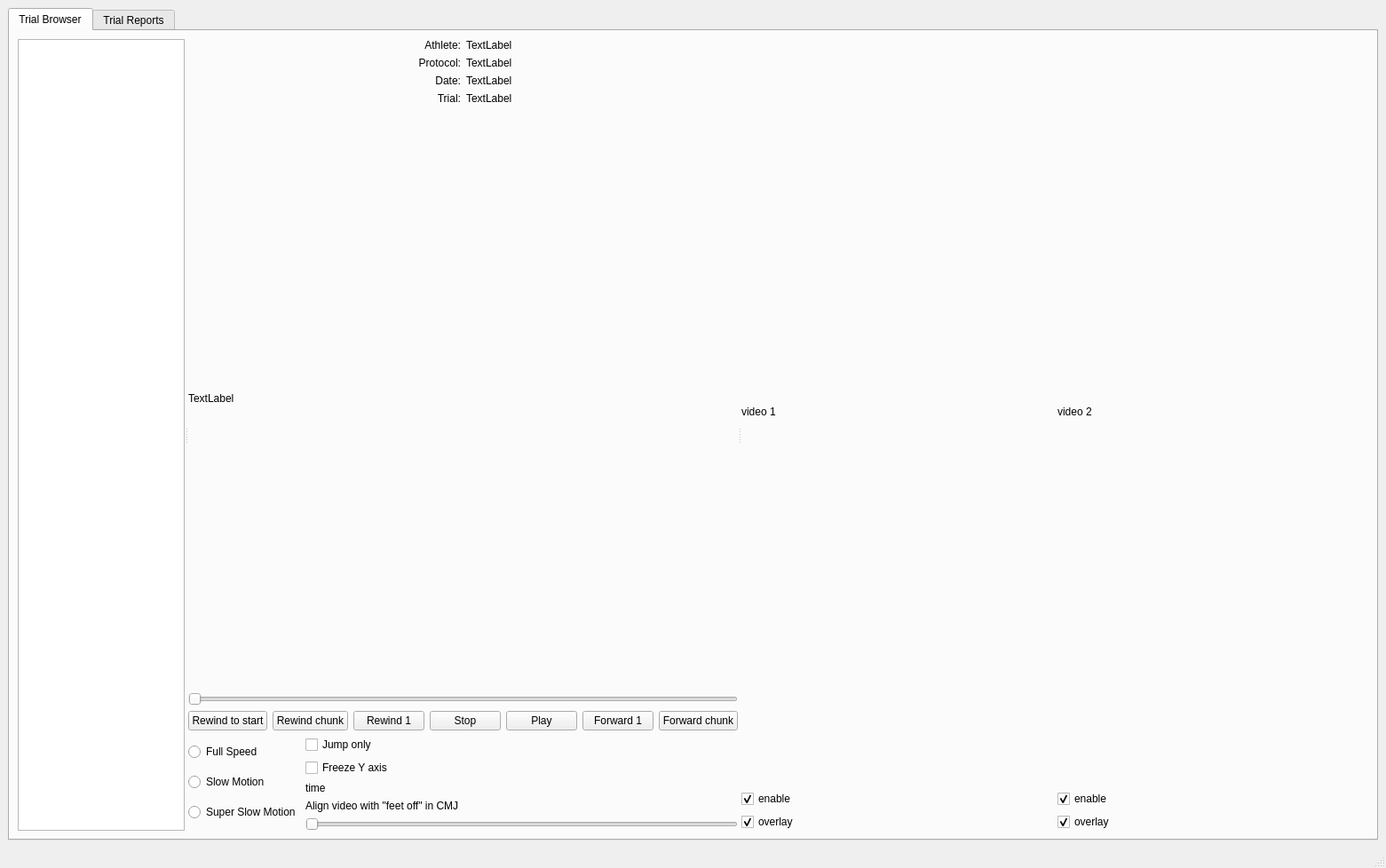
<?xml version="1.0" encoding="UTF-8"?>
<ui version="4.0">
 <class>MainAnalyticsWindow</class>
 <widget class="QMainWindow" name="MainAnalyticsWindow">
  <property name="geometry">
   <rect>
    <x>0</x>
    <y>0</y>
    <width>1561</width>
    <height>978</height>
   </rect>
  </property>
  <property name="windowTitle">
   <string>MainWindow</string>
  </property>
  <widget class="QWidget" name="centralwidget">
   <layout class="QHBoxLayout" name="horizontalLayout_3">
    <item>
     <widget class="QTabWidget" name="tabWidget">
      <property name="currentIndex">
       <number>0</number>
      </property>
      <widget class="QWidget" name="tab_trial_browser">
       <attribute name="title">
        <string>Trial Browser</string>
       </attribute>
       <layout class="QHBoxLayout" name="horizontalLayout">
        <item>
         <widget class="QSplitter" name="splitter">
          <property name="enabled">
           <bool>true</bool>
          </property>
          <property name="orientation">
           <enum>Qt::Horizontal</enum>
          </property>
          <widget class="QSplitter" name="splitter_3">
           <property name="orientation">
            <enum>Qt::Horizontal</enum>
           </property>
           <widget class="QTreeWidget" name="treeWidget">
            <property name="minimumSize">
             <size>
              <width>175</width>
              <height>0</height>
             </size>
            </property>
            <property name="columnCount">
             <number>1</number>
            </property>
            <attribute name="headerVisible">
             <bool>false</bool>
            </attribute>
            <column>
             <property name="text">
              <string notr="true">1</string>
             </property>
            </column>
           </widget>
           <widget class="QWidget" name="layoutWidget_3">
            <layout class="QVBoxLayout" name="verticalLayout" stretch="0,1,0,0">
             <item>
              <layout class="QGridLayout" name="gridLayout">
               <item row="1" column="0">
                <widget class="QLabel" name="label_protocol">
                 <property name="sizePolicy">
                  <sizepolicy hsizetype="Preferred" vsizetype="Fixed">
                   <horstretch>0</horstretch>
                   <verstretch>0</verstretch>
                  </sizepolicy>
                 </property>
                 <property name="layoutDirection">
                  <enum>Qt::LeftToRight</enum>
                 </property>
                 <property name="frameShadow">
                  <enum>QFrame::Sunken</enum>
                 </property>
                 <property name="text">
                  <string>Protocol:</string>
                 </property>
                 <property name="alignment">
                  <set>Qt::AlignRight|Qt::AlignTrailing|Qt::AlignVCenter</set>
                 </property>
                </widget>
               </item>
               <item row="0" column="0">
                <widget class="QLabel" name="label_athlete">
                 <property name="sizePolicy">
                  <sizepolicy hsizetype="Preferred" vsizetype="Fixed">
                   <horstretch>0</horstretch>
                   <verstretch>0</verstretch>
                  </sizepolicy>
                 </property>
                 <property name="text">
                  <string>Athlete:</string>
                 </property>
                 <property name="alignment">
                  <set>Qt::AlignRight|Qt::AlignTrailing|Qt::AlignVCenter</set>
                 </property>
                </widget>
               </item>
               <item row="0" column="1">
                <widget class="QLabel" name="label_athlete_value">
                 <property name="text">
                  <string>TextLabel</string>
                 </property>
                </widget>
               </item>
               <item row="2" column="0">
                <widget class="QLabel" name="label_date">
                 <property name="sizePolicy">
                  <sizepolicy hsizetype="Preferred" vsizetype="Fixed">
                   <horstretch>0</horstretch>
                   <verstretch>0</verstretch>
                  </sizepolicy>
                 </property>
                 <property name="text">
                  <string>Date:</string>
                 </property>
                 <property name="alignment">
                  <set>Qt::AlignRight|Qt::AlignTrailing|Qt::AlignVCenter</set>
                 </property>
                </widget>
               </item>
               <item row="2" column="1">
                <widget class="QLabel" name="label_date_value">
                 <property name="text">
                  <string>TextLabel</string>
                 </property>
                </widget>
               </item>
               <item row="1" column="1">
                <widget class="QLabel" name="label_protocol_value">
                 <property name="text">
                  <string>TextLabel</string>
                 </property>
                </widget>
               </item>
               <item row="3" column="1">
                <widget class="QLabel" name="label_trial_value">
                 <property name="text">
                  <string>TextLabel</string>
                 </property>
                </widget>
               </item>
               <item row="3" column="0">
                <widget class="QLabel" name="label_trial">
                 <property name="sizePolicy">
                  <sizepolicy hsizetype="Preferred" vsizetype="Fixed">
                   <horstretch>0</horstretch>
                   <verstretch>0</verstretch>
                  </sizepolicy>
                 </property>
                 <property name="text">
                  <string>Trial:</string>
                 </property>
                 <property name="alignment">
                  <set>Qt::AlignRight|Qt::AlignTrailing|Qt::AlignVCenter</set>
                 </property>
                </widget>
               </item>
              </layout>
             </item>
             <item>
              <layout class="QVBoxLayout" name="verticalLayout_graph">
               <item>
                <widget class="QLabel" name="label_graphic">
                 <property name="text">
                  <string>TextLabel</string>
                 </property>
                </widget>
               </item>
               <item>
                <widget class="QSlider" name="videoSlider">
                 <property name="orientation">
                  <enum>Qt::Horizontal</enum>
                 </property>
                </widget>
               </item>
              </layout>
             </item>
             <item>
              <layout class="QHBoxLayout" name="horizontalLayout_play">
               <item>
                <widget class="QPushButton" name="pushButton_rewind_to_start">
                 <property name="text">
                  <string>Rewind to start</string>
                 </property>
                </widget>
               </item>
               <item>
                <widget class="QPushButton" name="pushButton_rewind_chunk">
                 <property name="text">
                  <string>Rewind chunk</string>
                 </property>
                </widget>
               </item>
               <item>
                <widget class="QPushButton" name="pushButton_rewind">
                 <property name="text">
                  <string>Rewind 1</string>
                 </property>
                </widget>
               </item>
               <item>
                <widget class="QPushButton" name="pushButton_stop">
                 <property name="text">
                  <string>Stop</string>
                 </property>
                </widget>
               </item>
               <item>
                <widget class="QPushButton" name="pushButton_play">
                 <property name="text">
                  <string>Play</string>
                 </property>
                </widget>
               </item>
               <item>
                <widget class="QPushButton" name="pushButton_forward">
                 <property name="text">
                  <string>Forward 1</string>
                 </property>
                </widget>
               </item>
               <item>
                <widget class="QPushButton" name="pushButton_forward_chunk">
                 <property name="text">
                  <string>Forward chunk</string>
                 </property>
                </widget>
               </item>
              </layout>
             </item>
             <item>
              <layout class="QHBoxLayout" name="horizontalLayout_play_options">
               <item>
                <layout class="QVBoxLayout" name="verticalLayout_speed">
                 <item>
                  <widget class="QRadioButton" name="radioButton_full">
                   <property name="text">
                    <string>Full Speed</string>
                   </property>
                  </widget>
                 </item>
                 <item>
                  <widget class="QRadioButton" name="radioButton_slow">
                   <property name="text">
                    <string>Slow Motion</string>
                   </property>
                  </widget>
                 </item>
                 <item>
                  <widget class="QRadioButton" name="radioButton_super_slow">
                   <property name="text">
                    <string>Super Slow Motion</string>
                   </property>
                  </widget>
                 </item>
                </layout>
               </item>
               <item>
                <layout class="QVBoxLayout" name="verticalLayout_labels">
                 <item>
                  <widget class="QCheckBox" name="checkBox_short_video">
                   <property name="text">
                    <string>Jump only</string>
                   </property>
                  </widget>
                 </item>
                 <item>
                  <widget class="QCheckBox" name="checkBox_freeze_y_axis">
                   <property name="text">
                    <string>Freeze Y axis</string>
                   </property>
                  </widget>
                 </item>
                 <item>
                  <widget class="QLabel" name="qlabel_time">
                   <property name="text">
                    <string>time</string>
                   </property>
                  </widget>
                 </item>
                 <item>
                  <widget class="QLabel" name="label_align_video">
                   <property name="text">
                    <string>Align video with &quot;feet off&quot; in CMJ</string>
                   </property>
                  </widget>
                 </item>
                 <item>
                  <widget class="QSlider" name="videoAlignmentSlider">
                   <property name="orientation">
                    <enum>Qt::Horizontal</enum>
                   </property>
                  </widget>
                 </item>
                </layout>
               </item>
              </layout>
             </item>
            </layout>
           </widget>
          </widget>
          <widget class="QWidget" name="layoutWidget_4">
           <layout class="QHBoxLayout" name="horizontalLayout_video_panels">
            <item>
             <layout class="QVBoxLayout" name="verticalLayout_Lvideo">
              <item>
               <widget class="QLabel" name="label_video1">
                <property name="minimumSize">
                 <size>
                  <width>350</width>
                  <height>0</height>
                 </size>
                </property>
                <property name="text">
                 <string>video 1</string>
                </property>
               </widget>
              </item>
              <item>
               <widget class="QCheckBox" name="checkBox_video1_enable">
                <property name="text">
                 <string>enable</string>
                </property>
                <property name="checked">
                 <bool>true</bool>
                </property>
               </widget>
              </item>
              <item>
               <widget class="QCheckBox" name="checkBox_video1_overlay">
                <property name="text">
                 <string>overlay</string>
                </property>
                <property name="checked">
                 <bool>true</bool>
                </property>
               </widget>
              </item>
             </layout>
            </item>
            <item>
             <layout class="QVBoxLayout" name="verticalLayout_Rvideo">
              <item>
               <widget class="QLabel" name="label_video2">
                <property name="minimumSize">
                 <size>
                  <width>350</width>
                  <height>0</height>
                 </size>
                </property>
                <property name="text">
                 <string>video 2</string>
                </property>
               </widget>
              </item>
              <item>
               <widget class="QCheckBox" name="checkBox_video2_enable">
                <property name="text">
                 <string>enable</string>
                </property>
                <property name="checked">
                 <bool>true</bool>
                </property>
               </widget>
              </item>
              <item>
               <widget class="QCheckBox" name="checkBox_video2_overlay">
                <property name="text">
                 <string>overlay</string>
                </property>
                <property name="checked">
                 <bool>true</bool>
                </property>
               </widget>
              </item>
             </layout>
            </item>
           </layout>
          </widget>
         </widget>
        </item>
       </layout>
      </widget>
      <widget class="QWidget" name="tab_report">
       <attribute name="title">
        <string>Trial Reports</string>
       </attribute>
       <layout class="QHBoxLayout" name="horizontalLayout_2">
        <item>
         <layout class="QHBoxLayout" name="horizontalLayout_7">
          <property name="sizeConstraint">
           <enum>QLayout::SetDefaultConstraint</enum>
          </property>
          <item>
           <widget class="QTreeWidget" name="treeWidget_reports">
            <property name="sizePolicy">
             <sizepolicy hsizetype="Fixed" vsizetype="Expanding">
              <horstretch>0</horstretch>
              <verstretch>0</verstretch>
             </sizepolicy>
            </property>
            <property name="minimumSize">
             <size>
              <width>175</width>
              <height>0</height>
             </size>
            </property>
            <attribute name="headerVisible">
             <bool>false</bool>
            </attribute>
            <column>
             <property name="text">
              <string notr="true">1</string>
             </property>
            </column>
           </widget>
          </item>
          <item>
           <layout class="QVBoxLayout" name="verticalLayout_10" stretch="1,0">
            <item>
             <layout class="QGridLayout" name="gridLayout_plots">
              <property name="leftMargin">
               <number>5</number>
              </property>
              <property name="topMargin">
               <number>5</number>
              </property>
              <property name="rightMargin">
               <number>5</number>
              </property>
              <property name="bottomMargin">
               <number>5</number>
              </property>
              <property name="horizontalSpacing">
               <number>6</number>
              </property>
              <item row="1" column="0">
               <widget class="QLabel" name="label_plot3">
                <property name="sizePolicy">
                 <sizepolicy hsizetype="Expanding" vsizetype="Expanding">
                  <horstretch>0</horstretch>
                  <verstretch>0</verstretch>
                 </sizepolicy>
                </property>
                <property name="text">
                 <string>TextLabel</string>
                </property>
               </widget>
              </item>
              <item row="0" column="1">
               <widget class="QLabel" name="label_plot2">
                <property name="sizePolicy">
                 <sizepolicy hsizetype="Expanding" vsizetype="Expanding">
                  <horstretch>0</horstretch>
                  <verstretch>0</verstretch>
                 </sizepolicy>
                </property>
                <property name="text">
                 <string>TextLabel</string>
                </property>
               </widget>
              </item>
              <item row="0" column="0">
               <widget class="QLabel" name="label_plot1">
                <property name="sizePolicy">
                 <sizepolicy hsizetype="Expanding" vsizetype="Expanding">
                  <horstretch>0</horstretch>
                  <verstretch>0</verstretch>
                 </sizepolicy>
                </property>
                <property name="text">
                 <string>TextLabel</string>
                </property>
               </widget>
              </item>
              <item row="1" column="1">
               <widget class="QLabel" name="label_plot4">
                <property name="sizePolicy">
                 <sizepolicy hsizetype="Expanding" vsizetype="Expanding">
                  <horstretch>0</horstretch>
                  <verstretch>0</verstretch>
                 </sizepolicy>
                </property>
                <property name="text">
                 <string>TextLabel</string>
                </property>
               </widget>
              </item>
             </layout>
            </item>
            <item>
             <layout class="QHBoxLayout" name="horizontalLayout_6" stretch="12,0,0,0,2,0,0">
              <item>
               <spacer name="horizontalSpacer">
                <property name="orientation">
                 <enum>Qt::Horizontal</enum>
                </property>
                <property name="sizeHint" stdset="0">
                 <size>
                  <width>40</width>
                  <height>20</height>
                 </size>
                </property>
               </spacer>
              </item>
              <item>
               <widget class="QPushButton" name="pushButton_page_back">
                <property name="text">
                 <string>  Page Back  </string>
                </property>
               </widget>
              </item>
              <item>
               <widget class="QLabel" name="page_of_page">
                <property name="text">
                 <string>TextLabel</string>
                </property>
               </widget>
              </item>
              <item>
               <widget class="QPushButton" name="pushButton_page_forward">
                <property name="text">
                 <string>  Page Forward  </string>
                </property>
               </widget>
              </item>
              <item>
               <spacer name="horizontalSpacer_2">
                <property name="orientation">
                 <enum>Qt::Horizontal</enum>
                </property>
                <property name="sizeHint" stdset="0">
                 <size>
                  <width>40</width>
                  <height>20</height>
                 </size>
                </property>
               </spacer>
              </item>
              <item>
               <widget class="QPushButton" name="pushButton_create_pdf">
                <property name="text">
                 <string>  Create PDF Report  </string>
                </property>
               </widget>
              </item>
              <item>
               <widget class="QPushButton" name="pushbutton_results_directory">
                <property name="text">
                 <string>  Results Directory  </string>
                </property>
               </widget>
              </item>
             </layout>
            </item>
           </layout>
          </item>
         </layout>
        </item>
       </layout>
      </widget>
     </widget>
    </item>
   </layout>
  </widget>
  <widget class="QMenuBar" name="menubar">
   <property name="geometry">
    <rect>
     <x>0</x>
     <y>0</y>
     <width>1561</width>
     <height>22</height>
    </rect>
   </property>
  </widget>
  <widget class="QStatusBar" name="statusbar"/>
 </widget>
 <resources/>
 <connections/>
</ui>
